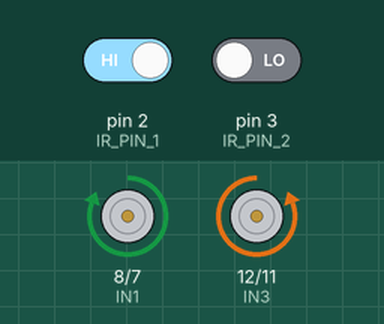
A sketch run on a simulated Arduino Uno, built with avr-gcc and run on an emulated ATmega328P. Parts: motor-driver pin pairs drawn as motors (green arrow = first pin HIGH = forward, orange = second pin HIGH = backward, longer = more drive, scaled by the enable pin). The test bench sets the inputs (shaded band); at power-on: pin 2 (IR_PIN_1) HIGH, pin 3 (IR_PIN_2) LOW.

Above: at 1.2 s.
1.3 s: pin 2 (IR_PIN_1) driven LOW
At 2.2 s:
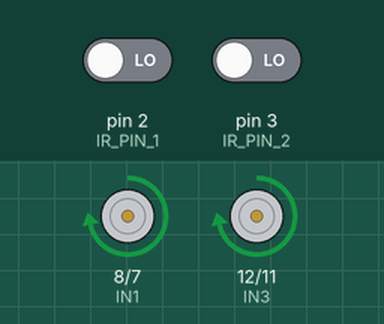
2.8 s: pin 3 (IR_PIN_2) driven HIGH
At 3.4 s:
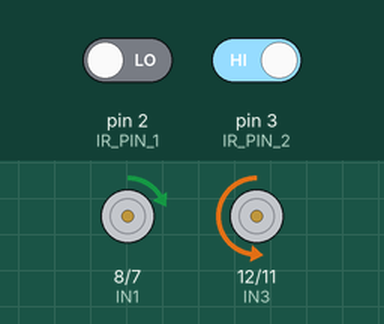
4.3 s: pin 2 (IR_PIN_1) driven HIGH
At 5.5 s:
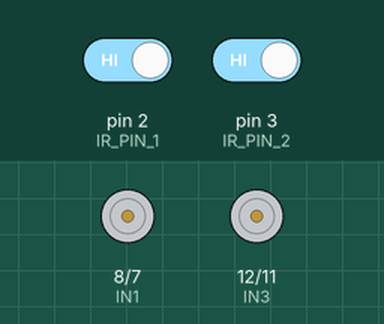
5.8 s: pin 3 (IR_PIN_2) driven LOW
At 6.8 s:
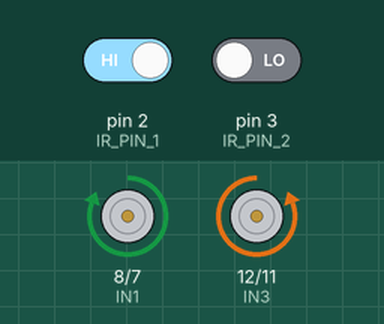
Timing chart, 0 to 8.3 s (numbered marks = the images above; inputs shaded):
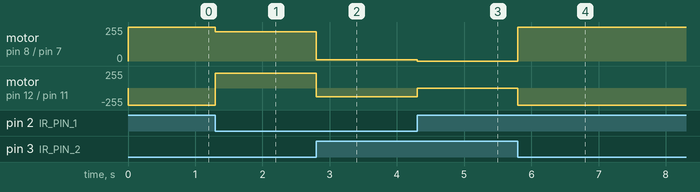

Measured:
- after the input at 1.3 s, motor on pin 8 (IN1) / pin 7 (IN2): forward 255/255 → forward 220/255 at once; motor on pin 12 (IN3) / pin 11 (IN4): backward 255/255 → forward 220/255 at once
- after the input at 2.8 s, motor on pin 8 (IN1) / pin 7 (IN2): forward 220/255 → forward 10/255 at once; motor on pin 12 (IN3) / pin 11 (IN4): forward 220/255 → backward 130/255 at once
- after the input at 4.3 s, motor on pin 8 (IN1) / pin 7 (IN2): forward 10/255 → stopped at once; motor on pin 12 (IN3) / pin 11 (IN4): backward 130/255 → stopped at once
- after the input at 5.8 s, motor on pin 8 (IN1) / pin 7 (IN2): stopped → forward 255/255 at once; motor on pin 12 (IN3) / pin 11 (IN4): stopped → backward 255/255 at once

The sketch:

utrahacks.ino
```cpp
#include <Arduino.h>

// Define the pins connected to the L298N module
const int IN1 = 8;   // IN1 for Motor A
const int IN2 = 7;   // IN2 for Motor A
const int IN3 = 12;  // IN3 for Motor B
const int IN4 = 11;  // IN4 for Motor B
const int ENA = 9;   // PWM control for Motor A
const int ENB = 10;  // PWM control for Motor B

const int IR_PIN_1 = 2;  // Replace with the actual pin number
const int IR_PIN_2 = 3;  // Replace with the actual pin number

void setup() {
  // put your setup code here, to run once:

  // Set the motor control pins as outputs
  pinMode(IN1, OUTPUT);
  pinMode(IN2, OUTPUT);
  pinMode(IN3, OUTPUT);
  pinMode(IN4, OUTPUT);

  // Set the PWM control pins as outputs
  pinMode(ENA, OUTPUT);
  pinMode(ENB, OUTPUT);

  // Enable PWM for Motor A and Motor B
  analogWrite(ENA, 200);  // Adjust the speed for Motor A as needed
  analogWrite(ENB, 200);  // Adjust the speed for Motor B as needed

  // Set the IR sensor pins as inputs
  pinMode(IR_PIN_1, INPUT);
  pinMode(IR_PIN_2, INPUT);
}

void loop() {
  // Read the value from the IR sensors
  int SEN_1 = digitalRead(IR_PIN_1);
  int SEN_2 = digitalRead(IR_PIN_2);

  // Only perform motor control if the light level is above a threshold
  if (SEN_1 == 0 && SEN_2 == 0) {
    moveMotors(220);
  } else if (SEN_1 == 0 && SEN_2 == 1) {
    rotateMotors(10, 130, -100, -180);
  } else if (SEN_1 == 1 && SEN_2 == 0) {
    rotateMotors(-100, -180, 10, 130);
  } else if (SEN_1 == 1 && SEN_2 == 1) {
    stop();
  } else {
    // If the light level is below the threshold, stop the motors
    stop();
  }
}

void moveMotors(int speed) {
  // Move both motors forward
  digitalWrite(IN1, HIGH);
  digitalWrite(IN2, LOW);
  digitalWrite(IN3, HIGH);
  digitalWrite(IN4, LOW);

  // Set the speed for both motors
  analogWrite(ENA, speed);
  analogWrite(ENB, speed);
}

void stop() {
  // Stop both motors
  digitalWrite(IN1, LOW);
  digitalWrite(IN2, LOW);
  digitalWrite(IN3, LOW);
  digitalWrite(IN4, LOW);

  // Set speed to 0 to stop the motors
  analogWrite(ENA, 0);
  analogWrite(ENB, 0);
}

void rotateMotors(int speedA, int speedB, int speedC, int speedD) {
  // Rotate motors in opposite directions to achieve rotation
  digitalWrite(IN1, HIGH);
  digitalWrite(IN2, LOW);
  digitalWrite(IN3, LOW);
  digitalWrite(IN4, HIGH);

  // Set speeds for each motor
  analogWrite(ENA, speedA);
  analogWrite(ENB, speedB);
}
```
